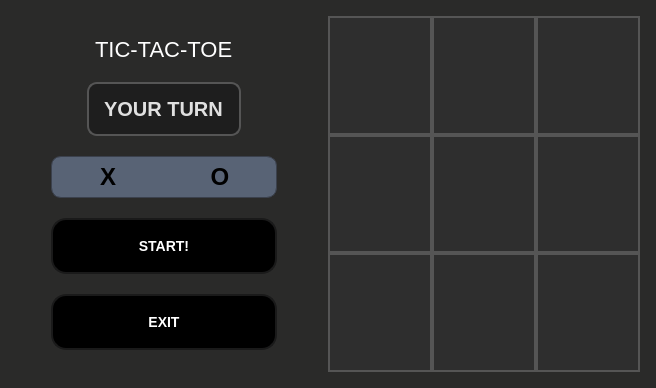
<?xml version="1.0" encoding="UTF-8"?>
<ui version="4.0">
 <class>TicTacToe</class>
 <widget class="QDialog" name="TicTacToe">
  <property name="geometry">
   <rect>
    <x>0</x>
    <y>0</y>
    <width>656</width>
    <height>388</height>
   </rect>
  </property>
  <property name="minimumSize">
   <size>
    <width>656</width>
    <height>0</height>
   </size>
  </property>
  <property name="maximumSize">
   <size>
    <width>750</width>
    <height>450</height>
   </size>
  </property>
  <property name="windowTitle">
   <string>Dialog</string>
  </property>
  <property name="styleSheet">
   <string notr="true">background-color:rgb(42, 42, 41);</string>
  </property>
  <layout class="QHBoxLayout" name="horizontalLayout_2">
   <item>
    <spacer name="horizontalSpacer">
     <property name="orientation">
      <enum>Qt::Horizontal</enum>
     </property>
     <property name="sizeType">
      <enum>QSizePolicy::Fixed</enum>
     </property>
     <property name="sizeHint" stdset="0">
      <size>
       <width>40</width>
       <height>20</height>
      </size>
     </property>
    </spacer>
   </item>
   <item>
    <layout class="QVBoxLayout" name="verticalLayout">
     <property name="spacing">
      <number>20</number>
     </property>
     <item>
      <spacer name="verticalSpacer_2">
       <property name="orientation">
        <enum>Qt::Vertical</enum>
       </property>
       <property name="sizeHint" stdset="0">
        <size>
         <width>20</width>
         <height>40</height>
        </size>
       </property>
      </spacer>
     </item>
     <item alignment="Qt::AlignHCenter">
      <widget class="QLabel" name="label_gameName">
       <property name="font">
        <font>
         <pointsize>-1</pointsize>
        </font>
       </property>
       <property name="styleSheet">
        <string notr="true">font-size: 22px;
color:white
</string>
       </property>
       <property name="text">
        <string>TIC-TAC-TOE</string>
       </property>
      </widget>
     </item>
     <item alignment="Qt::AlignHCenter">
      <widget class="QLabel" name="label_whichTurn">
       <property name="styleSheet">
        <string notr="true">QLabel {
    background-color: #1e1e1e;
    border: 2px solid #555;
    border-radius: 10px;
    font-size: 20px;
    font-weight: bold;
    color: #e0e0e0;
    padding: 10px;
    min-width: 100px;
    min-height: 30px;
    text-align: center;
}

QLabel:disabled {
    background-color: #4a4a4a;
    color: #888;
}</string>
       </property>
       <property name="text">
        <string>YOUR TURN</string>
       </property>
      </widget>
     </item>
     <item>
      <layout class="QHBoxLayout" name="horizontalLayout">
       <property name="spacing">
        <number>0</number>
       </property>
       <item>
        <widget class="QPushButton" name="pushButton_x">
         <property name="minimumSize">
          <size>
           <width>53</width>
           <height>0</height>
          </size>
         </property>
         <property name="styleSheet">
          <string notr="true">QPushButton {
      background-color:  #586375;
      border: 1px solid #3B414D;
      font-size: 24px;
      font-weight: bold;
      padding: 6px 6px;
      min-width: 40px;
	 border-top-left-radius: 10px;
      border-bottom-left-radius: 10px;
      border-right: none; 
    
    }
    QPushButton:last-child {
      border-top-right-radius: 10px;
      border-bottom-right-radius: 10px;
      border-left: none; 
    }

    QPushButton:checked {
      background-color:  rgb(40, 44, 52);
      border: 1px solid #3B414D;
    }

    QPushButton:hover {
      background-color: #4C5566;
    }

    QPushButton:pressed {
      background-color: #586375;
      border: 1px solid #3B414D;
    }

    QHBoxLayout {
      margin: 0;
    }</string>
         </property>
         <property name="text">
          <string>X</string>
         </property>
        </widget>
       </item>
       <item>
        <widget class="QPushButton" name="pushButton_0">
         <property name="minimumSize">
          <size>
           <width>53</width>
           <height>0</height>
          </size>
         </property>
         <property name="styleSheet">
          <string notr="true">QPushButton {
      background-color:  #586375;
      border: 1px solid #3B414D;
      font-size: 24px;
      font-weight: bold;
      min-width: 40px;
padding: 6px 6px;
	 border-top-right-radius: 10px;
      border-bottom-right-radius: 10px;
      border-left: none; 
    
    }
    QPushButton:last-child {
      border-top-right-radius: 10px;
      border-bottom-right-radius: 10px;
      border-left: none; 
    }

    QPushButton:checked {
      background-color:  rgb(40, 44, 52);
      border: 1px solid #3B414D;
    }

    QPushButton:hover {
      background-color: #4C5566;
    }

    QPushButton:pressed {
      background-color: #586375;
      border: 1px solid #3B414D;
    }

    QHBoxLayout {
      margin: 0;
    }</string>
         </property>
         <property name="text">
          <string>O</string>
         </property>
        </widget>
       </item>
      </layout>
     </item>
     <item>
      <widget class="QPushButton" name="pushButton_start">
       <property name="minimumSize">
        <size>
         <width>0</width>
         <height>56</height>
        </size>
       </property>
       <property name="cursor">
        <cursorShape>ArrowCursor</cursorShape>
       </property>
       <property name="styleSheet">
        <string notr="true">QPushButton{
  background-color: #000000;
  border: 2px solid #1A1A1A;
  border-radius: 15px;
  color: #FFFFFF;
  font-size: 14px;
  font-weight: 600;
  margin: 0;
  min-height: 20px;
  padding: 16px 24px;
  text-align: center;
  transition: all 300ms cubic-bezier(.23, 1, 0.32, 1);
  width: 100%;
}

QPushButton:hover {
  background-color: #333333;
  border: 2px solid #555555;
  box-shadow: 0 8px 15px rgba(0, 0, 0, 0.25);
  margin: 0 0 6px 0;
}

QPushButton:pressed {
  background-color: #1A1A1A;
  border: 2px solid #333333;
  box-shadow: 0 4px 8px rgba(0, 0, 0, 0.5);
  margin: 0 0 6px 0;
}

QPushButton {
  outline: none; 
}</string>
       </property>
       <property name="text">
        <string>START!</string>
       </property>
      </widget>
     </item>
     <item>
      <widget class="QPushButton" name="pushButton">
       <property name="styleSheet">
        <string notr="true">QPushButton{
  background-color: #000000;
  border: 2px solid #1A1A1A;
  border-radius: 15px;
  color: #FFFFFF;
  font-size: 14px;
  font-weight: 600;
  margin: 0;
  min-height: 20px;
  padding: 16px 24px;
  text-align: center;
  transition: all 300ms cubic-bezier(.23, 1, 0.32, 1);
  width: 100%;
}

QPushButton:hover {
  background-color: #333333;
  border: 2px solid #555555;
  box-shadow: 0 8px 15px rgba(0, 0, 0, 0.25);
  margin: 0 0 6px 0;
}

QPushButton:pressed {
  background-color: #1A1A1A;
  border: 2px solid #333333;
  box-shadow: 0 4px 8px rgba(0, 0, 0, 0.5);
  margin: 0 0 6px 0;
}

QPushButton {
  outline: none; 
}</string>
       </property>
       <property name="text">
        <string>EXIT</string>
       </property>
      </widget>
     </item>
     <item>
      <spacer name="verticalSpacer">
       <property name="orientation">
        <enum>Qt::Vertical</enum>
       </property>
       <property name="sizeHint" stdset="0">
        <size>
         <width>20</width>
         <height>40</height>
        </size>
       </property>
      </spacer>
     </item>
    </layout>
   </item>
   <item>
    <spacer name="horizontalSpacer_3">
     <property name="orientation">
      <enum>Qt::Horizontal</enum>
     </property>
     <property name="sizeType">
      <enum>QSizePolicy::Fixed</enum>
     </property>
     <property name="sizeHint" stdset="0">
      <size>
       <width>40</width>
       <height>20</height>
      </size>
     </property>
    </spacer>
   </item>
   <item>
    <layout class="QGridLayout" name="gridLayout">
     <property name="leftMargin">
      <number>5</number>
     </property>
     <property name="topMargin">
      <number>5</number>
     </property>
     <property name="rightMargin">
      <number>5</number>
     </property>
     <property name="bottomMargin">
      <number>5</number>
     </property>
     <property name="spacing">
      <number>0</number>
     </property>
     <item row="0" column="2">
      <widget class="QPushButton" name="pushButton_3">
       <property name="sizePolicy">
        <sizepolicy hsizetype="Maximum" vsizetype="Maximum">
         <horstretch>0</horstretch>
         <verstretch>0</verstretch>
        </sizepolicy>
       </property>
       <property name="minimumSize">
        <size>
         <width>104</width>
         <height>84</height>
        </size>
       </property>
       <property name="maximumSize">
        <size>
         <width>110</width>
         <height>120</height>
        </size>
       </property>
       <property name="styleSheet">
        <string notr="true">QPushButton {
    background-color: #2e2e2e;
  
 border: 2px solid #555;
    font-size: 28px;
    font-weight: bold;
    color: #e0e0e0;
    min-width: 100px;
    min-height: 80px;
}

QPushButton:hover {
    background-color: #3a3a3a;
}

QPushButton:pressed {
    background-color: #1f1f1f;
    border: 2px solid #777;
}

QPushButton:disabled {
	color:  rgb(235, 235, 235); 
    background-color: #4a4a4a;

}
</string>
       </property>
       <property name="text">
        <string/>
       </property>
      </widget>
     </item>
     <item row="2" column="2">
      <widget class="QPushButton" name="pushButton_9">
       <property name="sizePolicy">
        <sizepolicy hsizetype="Maximum" vsizetype="Maximum">
         <horstretch>0</horstretch>
         <verstretch>0</verstretch>
        </sizepolicy>
       </property>
       <property name="minimumSize">
        <size>
         <width>104</width>
         <height>84</height>
        </size>
       </property>
       <property name="maximumSize">
        <size>
         <width>110</width>
         <height>120</height>
        </size>
       </property>
       <property name="styleSheet">
        <string notr="true">QPushButton {
    background-color: #2e2e2e;
  
 border: 2px solid #555;
    font-size: 28px;
    font-weight: bold;
    color: #e0e0e0;
    min-width: 100px;
    min-height: 80px;
}

QPushButton:hover {
    background-color: #3a3a3a;
}

QPushButton:pressed {
    background-color: #1f1f1f;
    border: 2px solid #777;
}

QPushButton:disabled {
	color:  rgb(235, 235, 235); 
    background-color: #4a4a4a;

}
</string>
       </property>
       <property name="text">
        <string/>
       </property>
      </widget>
     </item>
     <item row="1" column="0">
      <widget class="QPushButton" name="pushButton_4">
       <property name="sizePolicy">
        <sizepolicy hsizetype="Maximum" vsizetype="Maximum">
         <horstretch>0</horstretch>
         <verstretch>0</verstretch>
        </sizepolicy>
       </property>
       <property name="minimumSize">
        <size>
         <width>104</width>
         <height>84</height>
        </size>
       </property>
       <property name="maximumSize">
        <size>
         <width>110</width>
         <height>120</height>
        </size>
       </property>
       <property name="styleSheet">
        <string notr="true">QPushButton {
    background-color: #2e2e2e;
  
 border: 2px solid #555;
    font-size: 28px;
    font-weight: bold;
    color: #e0e0e0;
    min-width: 100px;
    min-height: 80px;
}

QPushButton:hover {
    background-color: #3a3a3a;
}

QPushButton:pressed {
    background-color: #1f1f1f;
    border: 2px solid #777;
}

QPushButton:disabled {
	color:  rgb(235, 235, 235); 
    background-color: #4a4a4a;

}
</string>
       </property>
       <property name="text">
        <string/>
       </property>
      </widget>
     </item>
     <item row="0" column="0">
      <widget class="QPushButton" name="pushButton_1">
       <property name="sizePolicy">
        <sizepolicy hsizetype="Maximum" vsizetype="Maximum">
         <horstretch>0</horstretch>
         <verstretch>0</verstretch>
        </sizepolicy>
       </property>
       <property name="minimumSize">
        <size>
         <width>104</width>
         <height>84</height>
        </size>
       </property>
       <property name="maximumSize">
        <size>
         <width>110</width>
         <height>120</height>
        </size>
       </property>
       <property name="styleSheet">
        <string notr="true">QPushButton {
    background-color: #2e2e2e;
  
 border: 2px solid #555;
    font-size: 28px;
    font-weight: bold;
    color: #e0e0e0;
    min-width: 100px;
    min-height: 80px;
}

QPushButton:hover {
    background-color: #3a3a3a;
}

QPushButton:pressed {
    background-color: #1f1f1f;
    border: 2px solid #777;
}

QPushButton:disabled {
	color:  rgb(235, 235, 235); 
    background-color: #4a4a4a;

}
</string>
       </property>
       <property name="text">
        <string/>
       </property>
      </widget>
     </item>
     <item row="0" column="1">
      <widget class="QPushButton" name="pushButton_2">
       <property name="sizePolicy">
        <sizepolicy hsizetype="Maximum" vsizetype="Maximum">
         <horstretch>0</horstretch>
         <verstretch>0</verstretch>
        </sizepolicy>
       </property>
       <property name="minimumSize">
        <size>
         <width>104</width>
         <height>84</height>
        </size>
       </property>
       <property name="maximumSize">
        <size>
         <width>110</width>
         <height>120</height>
        </size>
       </property>
       <property name="styleSheet">
        <string notr="true">QPushButton {
    background-color: #2e2e2e;
  
 border: 2px solid #555;
    font-size: 28px;
    font-weight: bold;
    color: #e0e0e0;
     min-width: 100px;
    min-height: 80px;
}

QPushButton:hover {
    background-color: #3a3a3a;
}

QPushButton:pressed {
    background-color: #1f1f1f;
    border: 2px solid #777;
}

QPushButton:disabled {
	color:  rgb(235, 235, 235); 
    background-color: #4a4a4a;

}
</string>
       </property>
       <property name="text">
        <string/>
       </property>
      </widget>
     </item>
     <item row="2" column="1">
      <widget class="QPushButton" name="pushButton_8">
       <property name="sizePolicy">
        <sizepolicy hsizetype="Maximum" vsizetype="Maximum">
         <horstretch>0</horstretch>
         <verstretch>0</verstretch>
        </sizepolicy>
       </property>
       <property name="minimumSize">
        <size>
         <width>104</width>
         <height>84</height>
        </size>
       </property>
       <property name="maximumSize">
        <size>
         <width>110</width>
         <height>120</height>
        </size>
       </property>
       <property name="styleSheet">
        <string notr="true">QPushButton {
    background-color: #2e2e2e;
  
 border: 2px solid #555;
    font-size: 28px;
    font-weight: bold;
    color: #e0e0e0;
    min-width: 100px;
    min-height: 80px;
}

QPushButton:hover {
    background-color: #3a3a3a;
}

QPushButton:pressed {
    background-color: #1f1f1f;
    border: 2px solid #777;
}

QPushButton:disabled {
	color:  rgb(235, 235, 235); 
    background-color: #4a4a4a;

}
</string>
       </property>
       <property name="text">
        <string/>
       </property>
      </widget>
     </item>
     <item row="1" column="1">
      <widget class="QPushButton" name="pushButton_5">
       <property name="sizePolicy">
        <sizepolicy hsizetype="Maximum" vsizetype="Maximum">
         <horstretch>0</horstretch>
         <verstretch>0</verstretch>
        </sizepolicy>
       </property>
       <property name="minimumSize">
        <size>
         <width>104</width>
         <height>84</height>
        </size>
       </property>
       <property name="maximumSize">
        <size>
         <width>110</width>
         <height>120</height>
        </size>
       </property>
       <property name="styleSheet">
        <string notr="true">QPushButton {
    background-color: #2e2e2e;
  
 border: 2px solid #555;
    font-size: 28px;
    font-weight: bold;
    color: #e0e0e0;
    min-width: 100px;
    min-height: 80px;
}

QPushButton:hover {
    background-color: #3a3a3a;
}

QPushButton:pressed {
    background-color: #1f1f1f;
    border: 2px solid #777;
}

QPushButton:disabled {
	color:  rgb(235, 235, 235); 
    background-color: #4a4a4a;

}
</string>
       </property>
       <property name="text">
        <string/>
       </property>
      </widget>
     </item>
     <item row="1" column="2">
      <widget class="QPushButton" name="pushButton_6">
       <property name="sizePolicy">
        <sizepolicy hsizetype="Maximum" vsizetype="Maximum">
         <horstretch>0</horstretch>
         <verstretch>0</verstretch>
        </sizepolicy>
       </property>
       <property name="minimumSize">
        <size>
         <width>104</width>
         <height>84</height>
        </size>
       </property>
       <property name="maximumSize">
        <size>
         <width>110</width>
         <height>120</height>
        </size>
       </property>
       <property name="styleSheet">
        <string notr="true">QPushButton {
    background-color: #2e2e2e;
  
 border: 2px solid #555;
    font-size: 28px;
    font-weight: bold;
    color: #e0e0e0;
    min-width: 100px;
    min-height: 80px;
}

QPushButton:hover {
    background-color: #3a3a3a;
}

QPushButton:pressed {
    background-color: #1f1f1f;
    border: 2px solid #777;
}

QPushButton:disabled {
	color:  rgb(235, 235, 235); 
    background-color: #4a4a4a;

}
</string>
       </property>
       <property name="text">
        <string/>
       </property>
      </widget>
     </item>
     <item row="2" column="0">
      <widget class="QPushButton" name="pushButton_7">
       <property name="sizePolicy">
        <sizepolicy hsizetype="Maximum" vsizetype="Maximum">
         <horstretch>0</horstretch>
         <verstretch>0</verstretch>
        </sizepolicy>
       </property>
       <property name="minimumSize">
        <size>
         <width>104</width>
         <height>84</height>
        </size>
       </property>
       <property name="maximumSize">
        <size>
         <width>110</width>
         <height>120</height>
        </size>
       </property>
       <property name="styleSheet">
        <string notr="true">QPushButton {
    background-color: #2e2e2e;
  
 border: 2px solid #555;
    font-size: 28px;
    font-weight: bold;
    color: #e0e0e0;
    min-width: 100px;
    min-height: 80px;
}

QPushButton:hover {
    background-color: #3a3a3a;
}

QPushButton:pressed {
    background-color: #1f1f1f;
    border: 2px solid #777;
}

QPushButton:disabled {
	color:  rgb(235, 235, 235); 
    background-color: #4a4a4a;

}
</string>
       </property>
       <property name="text">
        <string/>
       </property>
      </widget>
     </item>
    </layout>
   </item>
  </layout>
 </widget>
 <resources/>
 <connections/>
</ui>
